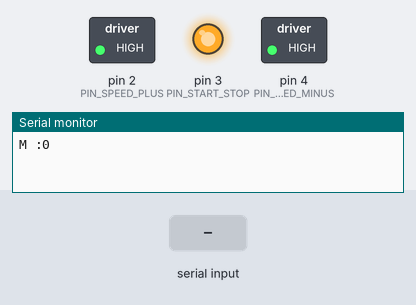
This sketch was run on a simulated Arduino Uno, built with avr-gcc and run on an emulated ATmega328P. Shown: switched loads named in the sketch (green lamp = pin HIGH), output pins drawn as LEDs (lit = HIGH), the last lines printed to the serial monitor. The test bench sets the inputs (shaded band).

Above: at 1.2 s.
1.3 s: "p" received over Serial
At 1.4 s:
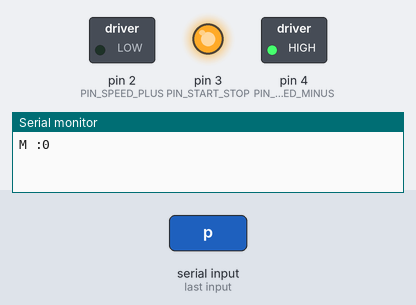
3.0 s: "s" received over Serial
At 3.1 s:
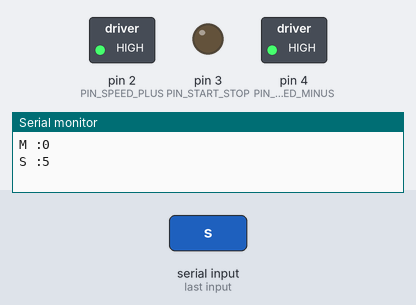
4.7 s: "m" received over Serial
At 4.8 s:
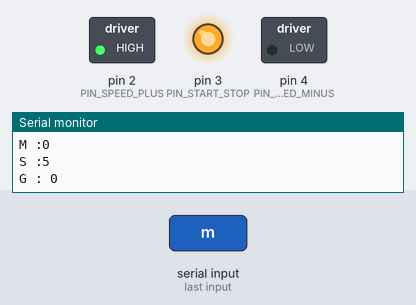
Timing chart, 0 to 7.7 s (numbered marks = the images above; inputs shaded):
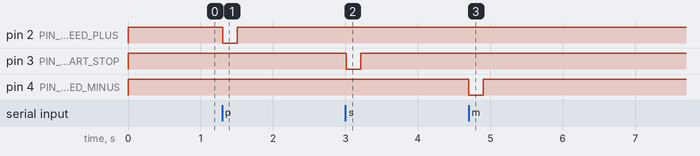

Measured:
- after the input at 1.3 s, pin 2 (PIN_SPEED_PLUS): HIGH → LOW at once, → HIGH 0.20 s later
- after the input at 3.0 s, pin 3 (PIN_START_STOP): HIGH → LOW at once, → HIGH 0.20 s later
- after the input at 4.7 s, pin 4 (PIN_SPEED_MINUS): HIGH → LOW at once, → HIGH 0.20 s later

The sketch:

treadmill-control.ino
```cpp
// (licence header left out)
//from http://playground.arduino.cc/Code/Timer
#include "Timer.h"

// customize this part if you use different pins on the Arduino
#define PIN_SPEED_PLUS 2
#define PIN_SPEED_MINUS 4
#define PIN_START_STOP 3
#define PULSE_LENGTH 200

Timer t;

int inByte = 0;         // incoming serial byte

// speed are in tenth of km/h
unsigned int maxSpeed = 80;
// min speed is 0,5 km/h, or 500 meters/h
unsigned int minSpeed = 5;
unsigned int currentSpeed = 5; // the initial value is the speed of the treadmill when it just switched on
unsigned int speedStep = 1; // the step it increases/decreases every time we push a button
int treadmillRunning = 0; // 1 if the treadmill motor is on, 0 otherwise
// this variable must be divided by (3600 * 10)  for km and by 36 for meters
unsigned long totalDistance = 0;
unsigned long previousTotalDistance = 0;
unsigned int minuteCounter = 0;

void countDistance()
{
  if (treadmillRunning)
    totalDistance += currentSpeed;
  if ((minuteCounter++) % 60 == 0) {
    Serial.print("M :");
    Serial.println(totalDistance - previousTotalDistance);
    previousTotalDistance = totalDistance;
  }

}

// TODO add a soft or hard reset to reset the speed when the safety clip is removed

void setup() {
  pinMode(PIN_SPEED_PLUS, OUTPUT);
  pinMode(PIN_START_STOP, OUTPUT);
  pinMode(PIN_SPEED_MINUS, OUTPUT);
  digitalWrite(PIN_SPEED_PLUS, HIGH);
  digitalWrite(PIN_START_STOP, HIGH);
  digitalWrite(PIN_SPEED_MINUS, HIGH);

  int kmCounterEvent = t.every(1000, countDistance);

  Serial.begin(9600);
  while (!Serial) {
    ; // wait for serial port to connect. Needed for native USB port only
  }
}

void loop() {
  t.update();
  if (Serial.available() > 0) {
    // get incoming byte:
    inByte = Serial.read();

    if (inByte == 'p') {
      digitalWrite(PIN_SPEED_PLUS, LOW);
      delay(PULSE_LENGTH);
      digitalWrite(PIN_SPEED_PLUS, HIGH);
      if (treadmillRunning && currentSpeed < maxSpeed) {
      currentSpeed += speedStep;
      }
      Serial.print("S :");
      Serial.println(currentSpeed);
    }
    else if (inByte == 'm') {
      digitalWrite(PIN_SPEED_MINUS, LOW);
      delay(PULSE_LENGTH);
      digitalWrite(PIN_SPEED_MINUS, HIGH);
      if (treadmillRunning  && currentSpeed > minSpeed ){
      currentSpeed -= speedStep;
      }
      Serial.print("S :");
      Serial.println(currentSpeed);
    }
    else if (inByte == 's') {
      digitalWrite(PIN_START_STOP, LOW);
      delay(PULSE_LENGTH);
      digitalWrite(PIN_START_STOP, HIGH);

      // display distance everytime we start/stop
      if (treadmillRunning) {
        Serial.print("D : ");
      }
      else {
        // we signal that the treadmill is starting so that we can start recording
        Serial.print("G : ");
      }
      Serial.println(totalDistance/36);
      treadmillRunning = treadmillRunning?0:1;
    }
    else if (inByte == 'k') {
      Serial.print("D : ");
      Serial.println(totalDistance/36);
    }
    else if (inByte == 'i') { // information
      Serial.print("S : ");
      Serial.println(currentSpeed);
    }
    else {
      Serial.print("#unknown command :");
      Serial.write(inByte);
      Serial.println();
    }
  }
  else {
    delay(10);
  }

}
```
